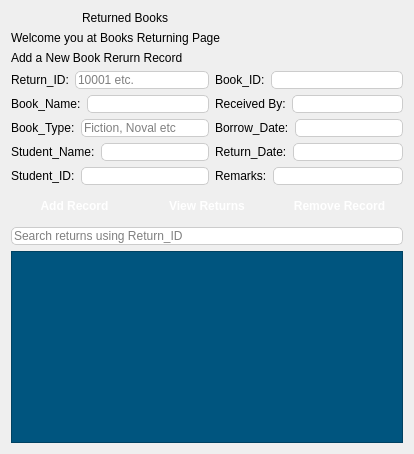
         <widget class="QWidget" name="page_4">
          <layout class="QVBoxLayout" name="verticalLayout_21">
           <item>
            <layout class="QVBoxLayout" name="verticalLayout_20">
             <item>
              <layout class="QVBoxLayout" name="verticalLayout_19">
               <item>
                <layout class="QHBoxLayout" name="horizontalLayout_17">
                 <item>
                  <widget class="QLabel" name="label_21">
                   <property name="maximumSize">
                    <size>
                     <width>65</width>
                     <height>65</height>
                    </size>
                   </property>
                   <property name="text">
                    <string/>
                   </property>
                   <property name="pixmap">
                    <pixmap resource="resource.qrc">:/images/literacy (1).png</pixmap>
                   </property>
                   <property name="scaledContents">
                    <bool>true</bool>
                   </property>
                  </widget>
                 </item>
                 <item>
                  <widget class="QLabel" name="label_22">
                   <property name="styleSheet">
                    <string notr="true">font: 600 italic 20pt &quot;Segoe UI&quot;;</string>
                   </property>
                   <property name="text">
                    <string>Returned Books</string>
                   </property>
                  </widget>
                 </item>
                </layout>
               </item>
               <item>
                <widget class="QLabel" name="label_23">
                 <property name="styleSheet">
                  <string notr="true">font: 600 italic 12pt &quot;Segoe UI&quot;;</string>
                 </property>
                 <property name="text">
                  <string>Welcome you at Books Returning Page</string>
                 </property>
                </widget>
               </item>
              </layout>
             </item>
             <item>
              <layout class="QVBoxLayout" name="verticalLayout_17">
               <item>
                <widget class="QLabel" name="label_24">
                 <property name="styleSheet">
                  <string notr="true">font: 600 italic 18pt &quot;Segoe UI&quot;;</string>
                 </property>
                 <property name="text">
                  <string>Add a New Book Rerurn Record</string>
                 </property>
                </widget>
               </item>
               <item>
                <layout class="QHBoxLayout" name="horizontalLayout_28">
                 <item>
                  <layout class="QVBoxLayout" name="verticalLayout_16">
                   <item>
                    <layout class="QHBoxLayout" name="horizontalLayout_18">
                     <item>
                      <widget class="QLabel" name="label_28">
                       <property name="text">
                        <string>Return_ID:</string>
                       </property>
                      </widget>
                     </item>
                     <item>
                      <widget class="QLineEdit" name="return_line_1">
                       <property name="styleSheet">
                        <string notr="true">QLineEdit{
border: 1px solid #ccc;
border-radius: 5px;
}</string>
                       </property>
                       <property name="placeholderText">
                        <string>10001 etc.</string>
                       </property>
                      </widget>
                     </item>
                    </layout>
                   </item>
                   <item>
                    <layout class="QHBoxLayout" name="horizontalLayout_19">
                     <item>
                      <widget class="QLabel" name="label_25">
                       <property name="text">
                        <string>Book_Name:</string>
                       </property>
                      </widget>
                     </item>
                     <item>
                      <widget class="QLineEdit" name="return_line_2">
                       <property name="styleSheet">
                        <string notr="true">QLineEdit{
border: 1px solid #ccc;
border-radius: 5px;
}</string>
                       </property>
                      </widget>
                     </item>
                    </layout>
                   </item>
                   <item>
                    <layout class="QHBoxLayout" name="horizontalLayout_20">
                     <item>
                      <widget class="QLabel" name="label_27">
                       <property name="text">
                        <string>Book_Type:</string>
                       </property>
                      </widget>
                     </item>
                     <item>
                      <widget class="QLineEdit" name="return_line_3">
                       <property name="styleSheet">
                        <string notr="true">QLineEdit{
border: 1px solid #ccc;
border-radius: 5px;
}</string>
                       </property>
                       <property name="placeholderText">
                        <string>Fiction, Noval etc</string>
                       </property>
                      </widget>
                     </item>
                    </layout>
                   </item>
                   <item>
                    <layout class="QHBoxLayout" name="horizontalLayout_21">
                     <item>
                      <widget class="QLabel" name="label_33">
                       <property name="text">
                        <string>Student_Name:</string>
                       </property>
                      </widget>
                     </item>
                     <item>
                      <widget class="QLineEdit" name="return_line_4">
                       <property name="styleSheet">
                        <string notr="true">QLineEdit{
border: 1px solid #ccc;
border-radius: 5px;
}</string>
                       </property>
                      </widget>
                     </item>
                    </layout>
                   </item>
                   <item>
                    <layout class="QHBoxLayout" name="horizontalLayout_22">
                     <item>
                      <widget class="QLabel" name="label_34">
                       <property name="text">
                        <string>Student_ID:</string>
                       </property>
                      </widget>
                     </item>
                     <item>
                      <widget class="QLineEdit" name="return_line_5">
                       <property name="styleSheet">
                        <string notr="true">QLineEdit{
border: 1px solid #ccc;
border-radius: 5px;
}</string>
                       </property>
                      </widget>
                     </item>
                    </layout>
                   </item>
                  </layout>
                 </item>
                 <item>
                  <layout class="QVBoxLayout" name="verticalLayout_15">
                   <item>
                    <layout class="QHBoxLayout" name="horizontalLayout_23">
                     <item>
                      <widget class="QLabel" name="label_26">
                       <property name="text">
                        <string>Book_ID:</string>
                       </property>
                      </widget>
                     </item>
                     <item>
                      <widget class="QLineEdit" name="return_line_6">
                       <property name="styleSheet">
                        <string notr="true">QLineEdit{
border: 1px solid #ccc;
border-radius: 5px;
}</string>
                       </property>
                      </widget>
                     </item>
                    </layout>
                   </item>
                   <item>
                    <layout class="QHBoxLayout" name="horizontalLayout_24">
                     <item>
                      <widget class="QLabel" name="label_29">
                       <property name="text">
                        <string>Received By:</string>
                       </property>
                      </widget>
                     </item>
                     <item>
                      <widget class="QLineEdit" name="return_line_7">
                       <property name="styleSheet">
                        <string notr="true">QLineEdit{
border: 1px solid #ccc;
border-radius: 5px;
}</string>
                       </property>
                      </widget>
                     </item>
                    </layout>
                   </item>
                   <item>
                    <layout class="QHBoxLayout" name="horizontalLayout_25">
                     <item>
                      <widget class="QLabel" name="label_30">
                       <property name="text">
                        <string>Borrow_Date:</string>
                       </property>
                      </widget>
                     </item>
                     <item>
                      <widget class="QLineEdit" name="return_line_8">
                       <property name="styleSheet">
                        <string notr="true">QLineEdit{
border: 1px solid #ccc;
border-radius: 5px;
}</string>
                       </property>
                      </widget>
                     </item>
                    </layout>
                   </item>
                   <item>
                    <layout class="QHBoxLayout" name="horizontalLayout_26">
                     <item>
                      <widget class="QLabel" name="label_31">
                       <property name="text">
                        <string>Return_Date:</string>
                       </property>
                      </widget>
                     </item>
                     <item>
                      <widget class="QLineEdit" name="return_line_9">
                       <property name="styleSheet">
                        <string notr="true">QLineEdit{
border: 1px solid #ccc;
border-radius: 5px;
}</string>
                       </property>
                      </widget>
                     </item>
                    </layout>
                   </item>
                   <item>
                    <layout class="QHBoxLayout" name="horizontalLayout_27">
                     <item>
                      <widget class="QLabel" name="label_32">
                       <property name="text">
                        <string>Remarks:</string>
                       </property>
                      </widget>
                     </item>
                     <item>
                      <widget class="QLineEdit" name="return_line_10">
                       <property name="styleSheet">
                        <string notr="true">QLineEdit{
border: 1px solid #ccc;
border-radius: 5px;
}</string>
                       </property>
                      </widget>
                     </item>
                    </layout>
                   </item>
                  </layout>
                 </item>
                </layout>
               </item>
              </layout>
             </item>
             <item>
              <layout class="QHBoxLayout" name="horizontalLayout_29">
               <item>
                <widget class="QPushButton" name="add_record_btn">
                 <property name="styleSheet">
                  <string notr="true">QPushButton { 
color: white; 
border-radius: 8px; 
padding: 8px 16px; 
font-weight: bold; 
} 
QPushButton:hover { 
background-color: #1E6FD9; 
} 
QPushButton:pressed { 
background-color: #174EA6; 
} </string>
                 </property>
                 <property name="text">
                  <string>Add Record</string>
                 </property>
                 <property name="icon">
                  <iconset resource="resource.qrc">
                   <normaloff>:/images/plus-symbol-button.png</normaloff>:/images/plus-symbol-button.png</iconset>
                 </property>
                 <property name="iconSize">
                  <size>
                   <width>16</width>
                   <height>16</height>
                  </size>
                 </property>
                 <property name="checkable">
                  <bool>true</bool>
                 </property>
                </widget>
               </item>
               <item>
                <widget class="QPushButton" name="view_returns_btn">
                 <property name="styleSheet">
                  <string notr="true">QPushButton { 
color: white; 
border-radius: 8px; 
padding: 8px 16px; 
font-weight: bold; 
} 
QPushButton:hover { 
background-color: #1E6FD9; 
} 
QPushButton:pressed { 
background-color: #174EA6; 
} </string>
                 </property>
                 <property name="text">
                  <string>View Returns</string>
                 </property>
                 <property name="icon">
                  <iconset resource="resource.qrc">
                   <normaloff>:/images/vecteezy_an-open-eye-icon-isolated_55810413.png</normaloff>:/images/vecteezy_an-open-eye-icon-isolated_55810413.png</iconset>
                 </property>
                 <property name="iconSize">
                  <size>
                   <width>20</width>
                   <height>20</height>
                  </size>
                 </property>
                 <property name="checkable">
                  <bool>true</bool>
                 </property>
                </widget>
               </item>
               <item>
                <widget class="QPushButton" name="remove_record_btn">
                 <property name="styleSheet">
                  <string notr="true">QPushButton { 
color: white; 
border-radius: 8px; 
padding: 8px 16px; 
font-weight: bold; 
} 
QPushButton:hover { 
background-color: red; 
} 
QPushButton:pressed { 
background-color: #174EA6; 
} </string>
                 </property>
                 <property name="text">
                  <string>Remove Record</string>
                 </property>
                 <property name="icon">
                  <iconset resource="resource.qrc">
                   <normaloff>:/images/delete.png</normaloff>:/images/delete.png</iconset>
                 </property>
                 <property name="iconSize">
                  <size>
                   <width>16</width>
                   <height>16</height>
                  </size>
                 </property>
                 <property name="checkable">
                  <bool>true</bool>
                 </property>
                </widget>
               </item>
              </layout>
             </item>
             <item>
              <layout class="QVBoxLayout" name="verticalLayout_18">
               <item>
                <widget class="QLineEdit" name="return_table_search">
                 <property name="styleSheet">
                  <string notr="true">QLineEdit{
border: 1px solid #ccc;
border-radius: 5px;
}</string>
                 </property>
                 <property name="placeholderText">
                  <string>Search returns using Return_ID</string>
                 </property>
                </widget>
               </item>
               <item>
                <widget class="QTableWidget" name="return_books_table">
                 <property name="styleSheet">
                  <string notr="true">color: rgb(0, 0, 0);
background-color: rgb(0, 85, 127);</string>
                 </property>
                </widget>
               </item>
              </layout>
             </item>
            </layout>
           </item>
          </layout>
         </widget>
